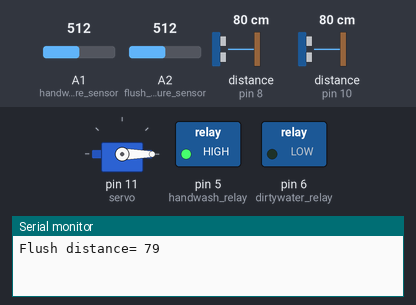
A sketch run on a simulated Arduino Uno, built with avr-gcc and run on an emulated ATmega328P. Shown: servo, switched loads named in the sketch (green lamp = pin HIGH), the last lines printed to the serial monitor. Wiring (inferred from the names in the program): 2 × ultrasonic range finder: trigger pin 7, echo pin 8 / trigger pin 9, echo pin 10. The test bench sets the inputs (shaded band); at power-on: distance to the obstacle (sensors on pin 8, pin 10) 80 cm, A1 (handwash_tank_moisture_sensor) = 512, A2 (flush_tank_moisture_sensor) = 512. The echo pulse lasts 58.3 µs per cm; pins used as bus, display or sensor lines are not drawn.

Above: at 2.2 s.
2.3 s: distance to the obstacle (sensor on pin 8) set to 12 cm
5.7 s: distance to the obstacle (sensor on pin 8) set to 9 cm
At 8.9 s:
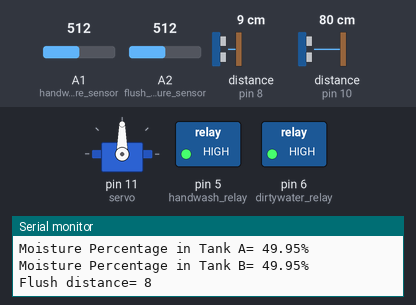
14.7 s: distance to the obstacle (sensor on pin 10) set to 13 cm
18.5 s: distance to the obstacle (sensor on pin 10) set to 10 cm
At 25.8 s:
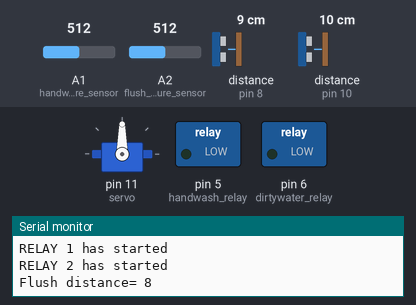
27.5 s: distance to the obstacle (sensor on pin 10) set to 299 cm
At 29.6 s:
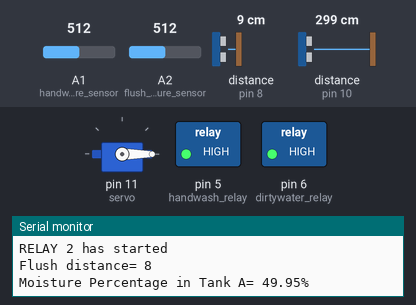
34.8 s: A1 (handwash_tank_moisture_sensor) set to 906
39.2 s: A1 (handwash_tank_moisture_sensor) set to 932
At 40.0 s:
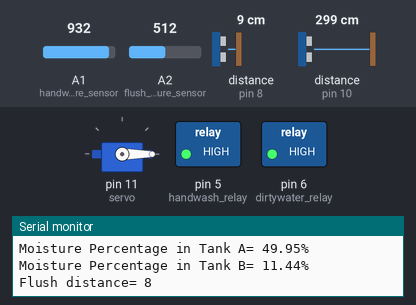
Timing chart, 0 to 42.2 s (numbered marks = the images above; inputs shaded):
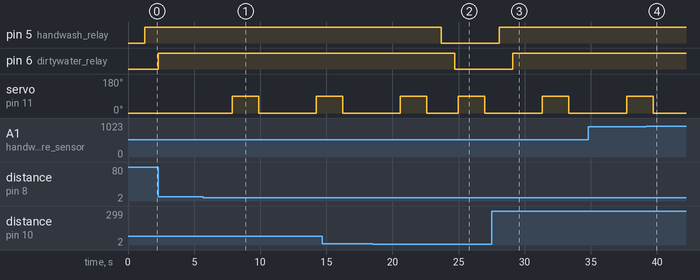

Measured:
- the behaviour switches between 11 and 10 cm on distance to the obstacle (sensor on pin 8) (found by bisection; images 0 and 1)
- the behaviour switches between 12 and 11 cm on distance to the obstacle (sensor on pin 10) (found by bisection; images 1 and 2)
- after the input at 5.7 s, servo on pin 11 (servo): 0° → 90° after 2.2 s, → 0° 2.0 s later, → 90° 4.4 s later
- after the input at 18.5 s, pin 5 (handwash_relay): HIGH → LOW after 5.2 s; pin 6 (dirtywater_relay): HIGH → LOW after 6.2 s
- after the input at 27.5 s, pin 5 (handwash_relay): LOW → HIGH after 0.58 s; pin 6 (dirtywater_relay): LOW → HIGH after 1.6 s
- after the input at 39.2 s, servo on pin 11 (servo): goes on until 39.7 s, then stays 0°

The sketch:

water_system.ino
```cpp
//for flushing mechanism
#include <Servo.h>
Servo myservo;
int flush_trig = 7;
int flush_echo = 8;
int servo = 11;
long flush_duration, flush_distance;
long a[3];

//for hand wash mechanism
const int handwash_trigPin = 9;
const int handwash_echoPin = 10;
const int handwash_relay = 5;
const int dirtywater_relay = 6;
long handwash_duration;
int handwash_distanceCm;

//for water level monitoring
int state = 0;
const int flush_tank_moisture_sensor = A2;
const int handwash_tank_moisture_sensor = A1;

void setup() {
//for flushing mechanism
myservo.attach(servo);
pinMode(flush_trig, OUTPUT);
pinMode(flush_echo, INPUT);
myservo.write(0);   // servo position 0 degree
delay(1000);
myservo.detach();

//for handwash mechanism
pinMode(handwash_trigPin, OUTPUT);
pinMode(handwash_echoPin, INPUT);
pinMode(handwash_relay, OUTPUT);
pinMode(dirtywater_relay, OUTPUT);
digitalWrite(handwash_relay, LOW);
digitalWrite(dirtywater_relay, LOW);

Serial.begin(9600);
}

void measure()
{
digitalWrite(flush_trig, LOW);
delayMicroseconds(6);
digitalWrite(flush_trig, HIGH);
delayMicroseconds(15);
digitalWrite(flush_trig, LOW);
pinMode(flush_echo, INPUT);
flush_duration = pulseIn(flush_echo, HIGH);
flush_distance = (flush_duration/2) / 29.1;
}


void SendSMS()
{
  Serial.println("AT+CMGF=1");    //To send SMS in Text Mode
  delay(1000);
  Serial.println("AT+CMGS=\"+919422667850\"\r"); //Change to destination phone number
  delay(1000);
  Serial.println("Low Water Level in Tank");//the content of the message
  delay(200);
  Serial.println((char)26); //the stopping character Ctrl+Z
  delay(10000);
}

void loop() {
//the flushing mechanism
for (int i=0;i<=2;i++) {
    measure();
   a[i]=flush_distance;
    delay(50);
  }
 flush_distance=(a[0]+a[1]+a[2])/3;
 Serial.print("Flush distance= ");
  Serial.println(flush_distance);

if ( flush_distance<10 ) // change this value to increase or decrease detection range.
{
 myservo.attach(servo);
  delay(1);
 myservo.write(90);  //servo position 90 degree
 delay(2000);
 myservo.write(0);    //servo position 0 defree
 delay(1000);
 myservo.detach();
}

//the hand wash mechanism
digitalWrite(handwash_trigPin, LOW);
delayMicroseconds(2);
digitalWrite(handwash_trigPin, HIGH);
delayMicroseconds(10);
digitalWrite(handwash_trigPin, LOW);
handwash_duration = pulseIn(handwash_echoPin, HIGH);
handwash_distanceCm= handwash_duration*0.034/2;
delay(100);
//Serial.println(handwash_distanceCm);
if(handwash_distanceCm<=10){
  Serial.println("RELAY 1 has started");
  digitalWrite(handwash_relay, LOW);
  delay(1000);
  Serial.println("RELAY 2 has started");
  digitalWrite(dirtywater_relay, LOW);
  delay(100);
  }
else{
  digitalWrite(handwash_relay, HIGH);
  delay(1000);
  digitalWrite(dirtywater_relay, HIGH);
  delay(100);

//for water level monitoring
 float moisture_percentage_1;
 int sensor_analog_1;
 sensor_analog_1 = analogRead(flush_tank_moisture_sensor);
 moisture_percentage_1 = ( 100 - ( (sensor_analog_1/1023.00) * 100 ) );
 Serial.print("Moisture Percentage in Tank A= ");
 Serial.print(moisture_percentage_1);
 Serial.println("%");
 delay(1000);
 if(moisture_percentage_1 < 10)
   SendSMS();

 float moisture_percentage_2;
 int sensor_analog_2;
 sensor_analog_2 = analogRead(handwash_tank_moisture_sensor);
 moisture_percentage_2 = ( 100 - ( (sensor_analog_2/1023.00) * 100 ) );
 Serial.print("Moisture Percentage in Tank B= ");
 Serial.print(moisture_percentage_2);
 Serial.println("%");
 delay(1000);
 if(moisture_percentage_2 < 10)
   SendSMS();
}
}
```
